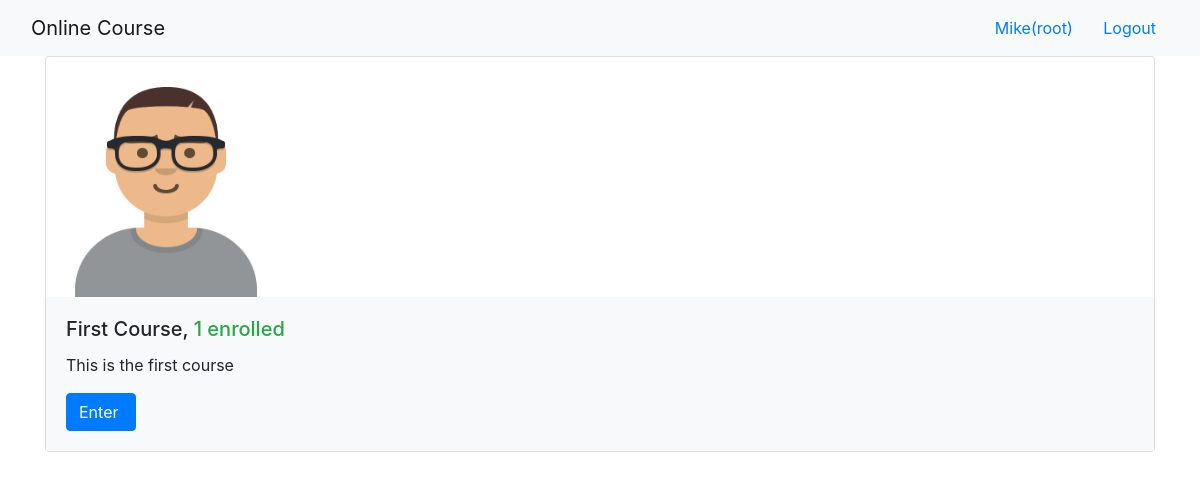
The app's page /onlinecourse/ (signed in) with its own data.
### onlinecourse/models.py (models this page shows, shortened)
class Course(models.Model):
    name = models.CharField(null=False, max_length=30, default='online course')
    image = models.ImageField(upload_to='course_images/')
    description = models.CharField(max_length=1000)
    pub_date = models.DateField(null=True)
    instructors = models.ManyToManyField(Instructor)
    users = models.ManyToManyField(settings.AUTH_USER_MODEL, through='Enrollment')
    total_enrollment = models.IntegerField(default=0)
    is_enrolled = False

### onlinecourse/views.py (the view)
class CourseListView(generic.ListView):
    template_name = 'onlinecourse/course_list_bootstrap.html'
    context_object_name = 'course_list'
    def get_queryset(self):
        user = self.request.user
        courses = Course.objects.order_by('-total_enrollment')[:10]
        for course in courses:
            if user.is_authenticated:
                course.is_enrolled = check_if_enrolled(user, course)
        return courses

### onlinecourse/views.py (called while the page is built)
def check_if_enrolled(user, course):
    is_enrolled = False
    if user.id is not None:
        num_results = Enrollment.objects.filter(user=user, course=course).count()
        if num_results > 0:
            is_enrolled = True
    return is_enrolled

### onlinecourse/templates/onlinecourse/course_list_bootstrap.html (shortened to what this page needs)
<!DOCTYPE html>
<html lang="en">
<head>
    {% load static %}
    <link rel="stylesheet" href="https://maxcdn.bootstrapcdn.com/bootstrap/4.5.2/css/bootstrap.min.css">
</head>
<body>
    <nav class="navbar navbar-light bg-light">
        <div class="container-fluid">
            <div class="navbar-header">
                  <a class="navbar-brand" href="#">Online Course</a>
            </div>
            <ul class="nav navbar-nav navbar-right">
                {% if user.is_authenticated %}
                <li>
                    <a class="btn btn-link" href="#">{{ user.first_name }}({{ user.username }})</a>
                    <a class="btn btn-link" href="{% url 'onlinecourse:logout' %}">Logout</a>
                </li>
                {% endif %}
            </ul>
        </div>
    </nav>
    {% if course_list %}
        <div class="container">
            <div class="card-deck">
                {% for course in course_list %}
                         <div class="card" style="width: 36rem;">
                          <img class="card-img-left" src="{{MEDIA_URL}}/{{ course.image }}" width="240px" height="240px"
                               alt="Course image">
                          <div class="card-body bg-light">
                              <h5 class="card-title">{{ course.name }}, <span class="text-success">
                                  {{ course.total_enrollment}} enrolled</span></h5>
                            <p class="card-text">{{ course.description}}</p>
                            {% if user.is_authenticated %}
                            <form action="{% url 'onlinecourse:enroll' course.id %}" method="post">
                                  <input class="btn btn-primary"  type="submit"
                                         value="{% if course.is_enrolled %}Enter{% else %}Enroll{% endif %} ">
                            </form>
                            {% endif %}
                          </div>
                        </div>
                {% endfor %}
            </div>
        </div>
    {% else %}
        <p>No courses are available.</p>
    {% endif %}
</body>
</html>

### records on screen
Course: image (picture), name "First Course", total_enrollment "1", description "This is the first course", is_enrolled "Enter"

### other values on screen
{{ user.first_name }} "Mike"
{{ user.username }} "root"
